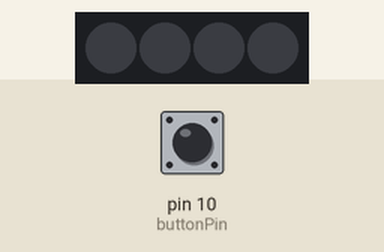
Recording of a sketch running on a simulated Arduino Uno, built with avr-gcc and run on an emulated ATmega328P. On the bench: 4 RGB LEDs in strip order, left to right. The inputs (shaded band) are chosen by the test bench; at power-on: pin 10 (buttonPin) LOW.

Above: at 1.2 s.
1.3 s: pin 10 (buttonPin) pulled HIGH for 0.15 s
At 1.41 s:
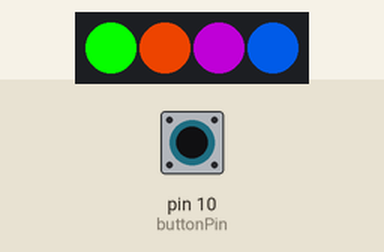
2.9 s: pin 10 (buttonPin) pulled HIGH for 3.2 s
At 3.61 s:
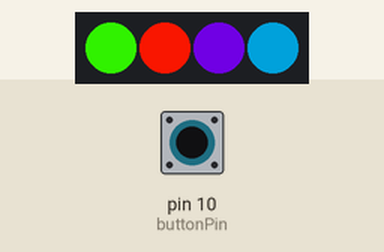
At 4.37 s:
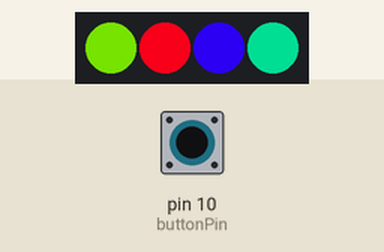
Timing chart, 0 to 7.7 s (numbered marks = the images above; inputs shaded):
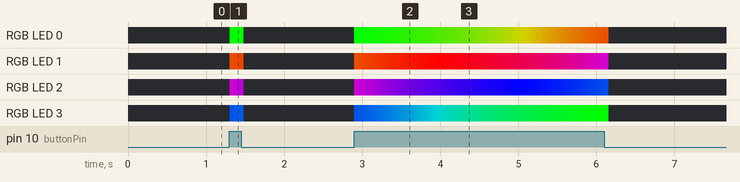

Measured:
- after the input at 1.3 s, RGB LED 0: off → RGB(0, 255, 0) at once, → RGB(3, 252, 0) 0.05 s later, → RGB(6, 249, 0) 0.05 s later, → off 0.08 s later; RGB LED 1: off → RGB(192, 63, 0) at once, → RGB(195, 60, 0) 0.05 s later, → RGB(198, 57, 0) 0.05 s later, → off 0.08 s later

The sketch:

bombki.ino
```cpp
#include <Adafruit_NeoPixel.h>

#define LEDS_PIN 6
const int buttonPin = 10;     // the number of the pushbutton pin

// variables will change:
int buttonState = 0;
boolean changeState = true;

// Parameter 1 = number of pixels in strip
// Parameter 2 = pin number (most are valid)
// Parameter 3 = pixel type flags, add together as needed:
//   NEO_KHZ800  800 KHz bitstream (most NeoPixel products w/WS2812 LEDs)
//   NEO_KHZ400  400 KHz (classic 'v1' (not v2) FLORA pixels, WS2811 drivers)
//   NEO_GRB     Pixels are wired for GRB bitstream (most NeoPixel products)
//   NEO_RGB     Pixels are wired for RGB bitstream (v1 FLORA pixels, not v2)
Adafruit_NeoPixel strip = Adafruit_NeoPixel(4, LEDS_PIN, NEO_GRB + NEO_KHZ800);

void setup() {
  strip.begin();
  strip.show(); // Initialize all pixels to 'off'
  pinMode(buttonPin, INPUT);
}

void loop() {
  // read the state of the pushbutton value:
  buttonState = digitalRead(buttonPin);

  // check if the pushbutton is pressed.
  // if it is, the buttonState is HIGH:
  if (buttonState == HIGH) {
    // turn LED on:
    rainbowCycle(50);
    changeState = true;
  }
  else {
    // turn LED off:
    if (changeState == true)
    {
      colorWipe(0, 10);
      changeState = false;
    }
  }

}

// Fill the dots one after the other with a color
void colorWipe(uint32_t c, uint8_t wait) {
  for(uint16_t i=0; i<strip.numPixels(); i++) {
      strip.setPixelColor(i, c);
      strip.show();
      delay(wait);
  }
}

void rainbow(uint8_t wait) {
  uint16_t i, j;

  for(j=0; j<256; j++) {
    for(i=0; i<strip.numPixels(); i++) {
      strip.setPixelColor(i, Wheel((i+j) & 255));
    }
    strip.show();
    delay(wait);
  }
}

// Slightly different, this makes the rainbow equally distributed throughout
void rainbowCycle(uint8_t wait) {
  uint16_t i, j;

  for(j=0; j<256*5; j++) { // 5 cycles of all colors on wheel
    for(i=0; i< strip.numPixels(); i++) {
      strip.setPixelColor(i, Wheel(((i * 256 / strip.numPixels()) + j) & 255));
      buttonState = digitalRead(buttonPin);
      if (buttonState == LOW) {
        return;
      }
    }
    strip.show();
    delay(wait);
  }
}

// Input a value 0 to 255 to get a color value.
// The colours are a transition r - g - b - back to r.
uint32_t Wheel(byte WheelPos) {
  if(WheelPos < 85) {
   return strip.Color(WheelPos * 3, 255 - WheelPos * 3, 0);
  } else if(WheelPos < 170) {
   WheelPos -= 85;
   return strip.Color(255 - WheelPos * 3, 0, WheelPos * 3);
  } else {
   WheelPos -= 170;
   return strip.Color(0, WheelPos * 3, 255 - WheelPos * 3);
  }
}
```
